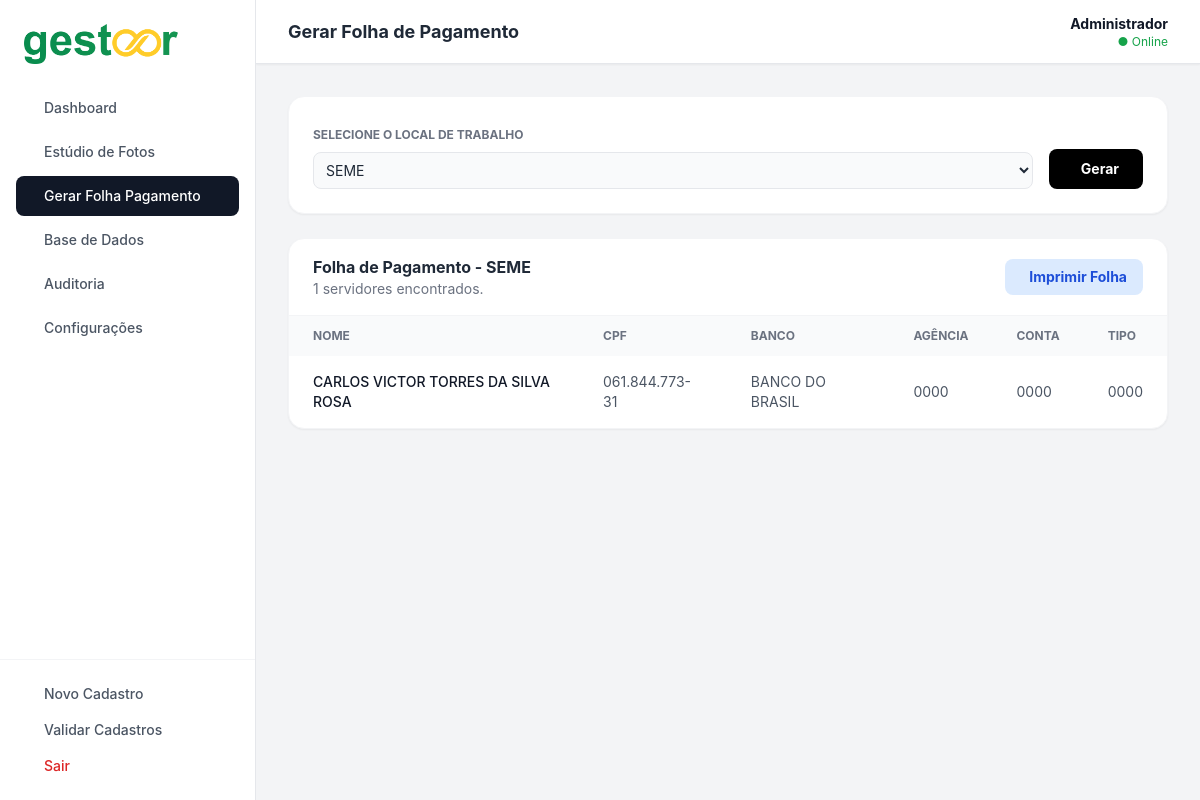
/admin/folha_pagamento?local_id=16 (signed in), run on the app's committed database.
### app.py (models this page shows)
class LocalTrabalho(db.Model):
    id = db.Column(db.Integer, primary_key=True)
    nome = db.Column(db.String(100), unique=True, nullable=False)

class Funcionario(db.Model):
    id = db.Column(db.Integer, primary_key=True)
    token_validacao = db.Column(db.String(36), unique=True, nullable=False, default=lambda: str(uuid.uuid4()))
    validado = db.Column(db.Boolean, default=False)
    secretaria_id = db.Column(db.Integer, db.ForeignKey('secretaria.id'), nullable=False)
    criado_por = db.Column(db.Integer, db.ForeignKey('user.id'))
    data_criacao = db.Column(db.DateTime, default=datetime.utcnow)
    foi_indicacao = db.Column(db.Boolean, default=False)
    padrinho_id = db.Column(db.Integer, db.ForeignKey('padrinho.id'), nullable=True)
    padrinho = db.relationship('Padrinho', backref='indicados')
    crianca_assistida = db.Column(db.String(150), nullable=True)
    nome = db.Column(db.String(150), nullable=False)
    num_vinculo = db.Column(db.String(50))
    cpf = db.Column(db.String(14))
    rg = db.Column(db.String(20))
    data_expedicao_rg = db.Column(db.Date)
    data_nasc = db.Column(db.Date)
    pis = db.Column(db.String(20))
    titulo_eleitor = db.Column(db.String(20))
    zona_eleitoral = db.Column(db.String(10))
    secao_eleitoral = db.Column(db.String(10))
    mae = db.Column(db.String(150))
    nacionalidade = db.Column(db.String(50))
    estado_civil = db.Column(db.String(50))
    telefone = db.Column(db.String(20))
    email = db.Column(db.String(100))
    endereco = db.Column(db.String(200))
    funcao_id = db.Column(db.Integer, db.ForeignKey('funcao.id'))
    funcao = db.relationship('Funcao', backref='funcionarios')
    local_trabalho_id = db.Column(db.Integer, db.ForeignKey('local_trabalho.id'))
    local_trabalho = db.relationship('LocalTrabalho', backref='funcionarios')
    lotacao = db.Column(db.String(100))
    tipo_vinculo = db.Column(db.String(50))
    classe = db.Column(db.String(50))
    contracheque = db.Column(db.String(50))
    remuneracao = db.Column(db.String(20))
    jornada_trabalho = db.Column(db.String(50))
    dt_inicio = db.Column(db.Date)
    dt_termino = db.Column(db.Date)
    banco = db.Column(db.String(50))
    agencia = db.Column(db.String(20))
    conta = db.Column(db.String(20))
    tipo_conta = db.Column(db.String(20))

### app.py (the view)
@app.route('/admin/folha_pagamento', methods=['GET'])
@login_required
def folha_pagamento():
    if not current_user.is_admin:
        return redirect(url_for('sistema'))
    locais_trabalho = LocalTrabalho.query.order_by(LocalTrabalho.nome).all()
    local_id_filtro = request.args.get('local_id')
    funcionarios_folha = []
    local_selecionado = None
    if local_id_filtro:
        funcionarios_folha = Funcionario.query.filter_by(local_trabalho_id=local_id_filtro).order_by(Funcionario.nome).all()
        local_selecionado = db.session.get(LocalTrabalho, local_id_filtro)
    return render_template('folha_pagamento.html',
                           locais_trabalho=locais_trabalho,
                           funcionarios_folha=funcionarios_folha,
                           local_selecionado=local_selecionado)

### app.py (called while the page is built)
@login_manager.user_loader
def load_user(user_id):
    return User.query.get(int(user_id))

@app.context_processor
def inject_global_data():
    data = {'pending_count': 0, 'notifications': []}
    if current_user.is_authenticated:
        if current_user.role == 'admin' or getattr(current_user, 'is_admin', False):
            try:
                data['pending_count'] = Funcionario.query.filter_by(validado=False).count()
            except:
                pass
        try:
            data['notifications'] = LogAuditoria.query.order_by(LogAuditoria.data_hora.desc()).limit(5).all()
        except:
            pass
    return data

### templates/folha_pagamento.html (shortened to what this page needs)
<!DOCTYPE html>
<html lang="pt-BR">
<head>
    <script src="https://cdn.tailwindcss.com"></script>
</head>
<body class="flex h-screen overflow-hidden text-gray-800 dark:bg-gray-900 dark:text-gray-100 transition-colors duration-200">
    <aside class="w-64 bg-white border-r border-gray-200 flex flex-col justify-between hidden md:flex z-10 dark:bg-gray-800 dark:border-gray-700 no-print">
        <div>
            <div class="p-6 flex items-center gap-3">
                <img src="{{ url_for('static', filename='logo.png') }}" alt="Logo" class="h-10 w-auto object-contain dark:invert">
            </div>
            <nav class="px-4 space-y-1">
                <a href="{{ url_for('admin_dashboard') }}" class="nav-item w-full flex items-center gap-3 px-4 py-2.5 text-sm font-medium text-gray-600 rounded-lg hover:bg-gray-100 transition-colors dark:text-gray-300 dark:hover:bg-gray-700"> Dashboard</a>
                <a href="{{ url_for('gerenciar_fotos') }}" class="w-full flex items-center gap-3 px-4 py-2.5 text-sm font-medium text-gray-600 rounded-lg hover:bg-gray-100 transition-colors dark:text-gray-300 dark:hover:bg-gray-700"> Estúdio de Fotos</a>
                <a href="{{ url_for('folha_pagamento') }}" class="nav-item active bg-gray-900 text-white w-full flex items-center gap-3 px-4 py-2.5 text-sm font-medium rounded-lg transition-colors dark:bg-gray-700"> Gerar Folha Pagamento</a>
                <a href="{{ url_for('admin_dashboard') }}?tab=dados" class="nav-item w-full flex items-center gap-3 px-4 py-2.5 text-sm font-medium text-gray-600 rounded-lg hover:bg-gray-100 transition-colors dark:text-gray-300 dark:hover:bg-gray-700"> Base de Dados</a>
                <a href="{{ url_for('admin_dashboard') }}?tab=auditoria" class="nav-item w-full flex items-center gap-3 px-4 py-2.5 text-sm font-medium text-gray-600 rounded-lg hover:bg-gray-100 transition-colors dark:text-gray-300 dark:hover:bg-gray-700"> Auditoria</a>
                <a href="{{ url_for('admin_dashboard') }}?tab=config" class="nav-item w-full flex items-center gap-3 px-4 py-2.5 text-sm font-medium text-gray-600 rounded-lg hover:bg-gray-100 transition-colors dark:text-gray-300 dark:hover:bg-gray-700"> Configurações</a>
            </nav>
        </div>
        <div class="p-4 border-t border-gray-100 dark:border-gray-700">
            <a href="{{ url_for('sistema') }}" class="flex items-center gap-3 px-4 py-2 text-sm font-medium text-gray-600 hover:text-black dark:text-gray-400 dark:hover:text-white"> Novo Cadastro</a>
            <a href="{{ url_for('validar_cadastros') }}" class="flex items-center justify-between px-4 py-2 text-sm font-medium text-gray-600 hover:text-black dark:text-gray-400 dark:hover:text-white"><div class="flex items-center gap-3"> Validar Cadastros</div></a>
            <button onclick="window.location.href='{{ url_for('logout') }}'" class="w-full flex items-center gap-3 px-4 py-2 text-sm font-medium text-red-600 hover:text-red-800 dark:text-red-400 dark:hover:text-red-300 text-left"> Sair</button>
        </div>
    </aside>
    <div class="flex-1 flex flex-col h-screen overflow-hidden">
        <header class="h-16 bg-white border-b border-gray-200 flex items-center justify-between px-8 shadow-sm z-20 dark:bg-gray-800 dark:border-gray-700 no-print">
            <h2 class="text-lg font-bold text-gray-800 dark:text-white">Gerar Folha de Pagamento</h2>
            <div class="flex items-center gap-4">
                <button onclick="toggleDarkMode()" class="p-2 rounded-lg text-gray-500 hover:bg-gray-100 dark:text-gray-400 dark:hover:bg-gray-700 transition-colors" title="Alternar Tema">
                </button>
                <div class="text-right"><p class="text-sm font-bold text-gray-900 dark:text-white">Administrador</p><p class="text-xs text-green-600 dark:text-green-400">● Online</p></div>
            </div>
        </header>
        <main class="flex-1 overflow-y-auto p-8">
            <div class="bg-white p-6 rounded-2xl shadow-sm border border-gray-100 mb-6 dark:bg-gray-800 dark:border-gray-700 no-print">
                <form method="GET">
                    <label class="text-xs font-bold text-gray-500 uppercase">Selecione o Local de Trabalho</label>
                    <div class="flex items-end gap-4 mt-1">
                        <select name="local_id" class="w-full border border-gray-200 rounded-lg p-2 text-sm bg-gray-50 outline-none focus:ring-2 focus:ring-black dark:bg-gray-700 dark:border-gray-600 dark:text-white">
                            {% for local in locais_trabalho %}
                            <option value="{{ local.id }}" {{ 'selected' if local_selecionado and local_selecionado.id == local.id }}>{{ local.nome }}</option>
                            {% endfor %}
                        </select>
                        <button type="submit" class="bg-black text-white px-6 py-2 rounded-lg text-sm font-bold hover:bg-gray-800 transition dark:bg-blue-600 dark:hover:bg-blue-700 h-10 flex items-center gap-2">
                             Gerar
                        </button>
                    </div>
                </form>
            </div>
            {% if local_selecionado %}
            <div id="print-area" class="bg-white rounded-2xl shadow-sm border border-gray-100 overflow-hidden dark:bg-gray-800 dark:border-gray-700">
                <div class="px-6 py-4 border-b border-gray-100 flex justify-between items-center dark:border-gray-700">
                    <div>
                        <h3 class="font-bold text-gray-800 dark:text-white">Folha de Pagamento - {{ local_selecionado.nome }}</h3>
                        <p class="text-sm text-gray-500">{{ funcionarios_folha|length }} servidores encontrados.</p>
                    </div>
                    <button onclick="window.print()" class="no-print bg-blue-100 text-blue-700 px-4 py-2 rounded-lg text-sm font-bold hover:bg-blue-200 transition flex items-center gap-2">
                         Imprimir Folha
                    </button>
                </div>
                <table class="w-full text-sm text-left text-gray-600">
                    <thead class="bg-gray-50 text-xs uppercase font-semibold text-gray-500 dark:bg-gray-700 dark:text-gray-400">
                        <tr>
                            <th class="px-6 py-3">Nome</th>
                            <th class="px-6 py-3">CPF</th>
                            <th class="px-6 py-3">Banco</th>
                            <th class="px-6 py-3">Agência</th>
                            <th class="px-6 py-3">Conta</th>
                            <th class="px-6 py-3">Tipo</th>
                        </tr>
                    </thead>
                    <tbody class="divide-y divide-gray-100 dark:divide-gray-700">
                        {% for f in funcionarios_folha %}
                        <tr class="hover:bg-gray-50 dark:hover:bg-gray-700">
                            <td class="px-6 py-4 font-medium text-gray-900 dark:text-white">{{ f.nome }}</td>
                            <td class="px-6 py-4">{{ f.cpf }}</td>
                            <td class="px-6 py-4">{{ f.banco }}</td>
                            <td class="px-6 py-4">{{ f.agencia }}</td>
                            <td class="px-6 py-4">{{ f.conta }}</td>
                            <td class="px-6 py-4">{{ f.tipo_conta }}</td>
                        </tr>
                        {% else %}
                        <tr><td colspan="6" class="text-center p-6">Nenhum servidor encontrado para este local.</td></tr>
                        {% endfor %}
                    </tbody>
                </table>
            </div>
            {% endif %}
        </main>
    </div>
</body>
</html>

### templates/folha_pagamento.html (style rules this page uses)
body { font-family: 'Inter', sans-serif; background-color: #F3F4F6; }

### data on the page
LocalTrabalho: nome "SEME"
Funcionario: nome "CARLOS VICTOR TORRES DA SILVA ROSA", cpf "061.844.773-31", banco "BANCO DO BRASIL", agencia "0000", conta "0000", tipo_conta "0000"

### other printed values
{{ funcionarios_folha|length }} "1"
form field local_id "SEME"
